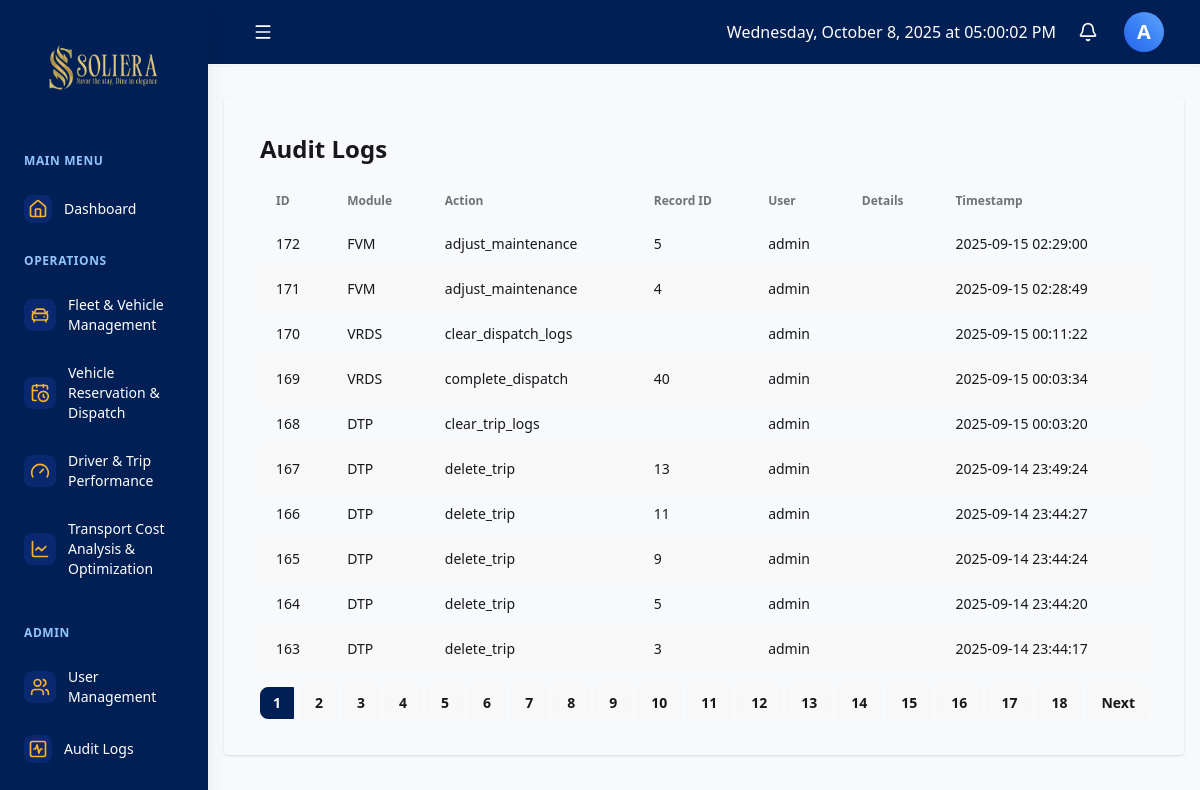
Before: /dashboard.php?module=audit_log (signed in) with the older database file.
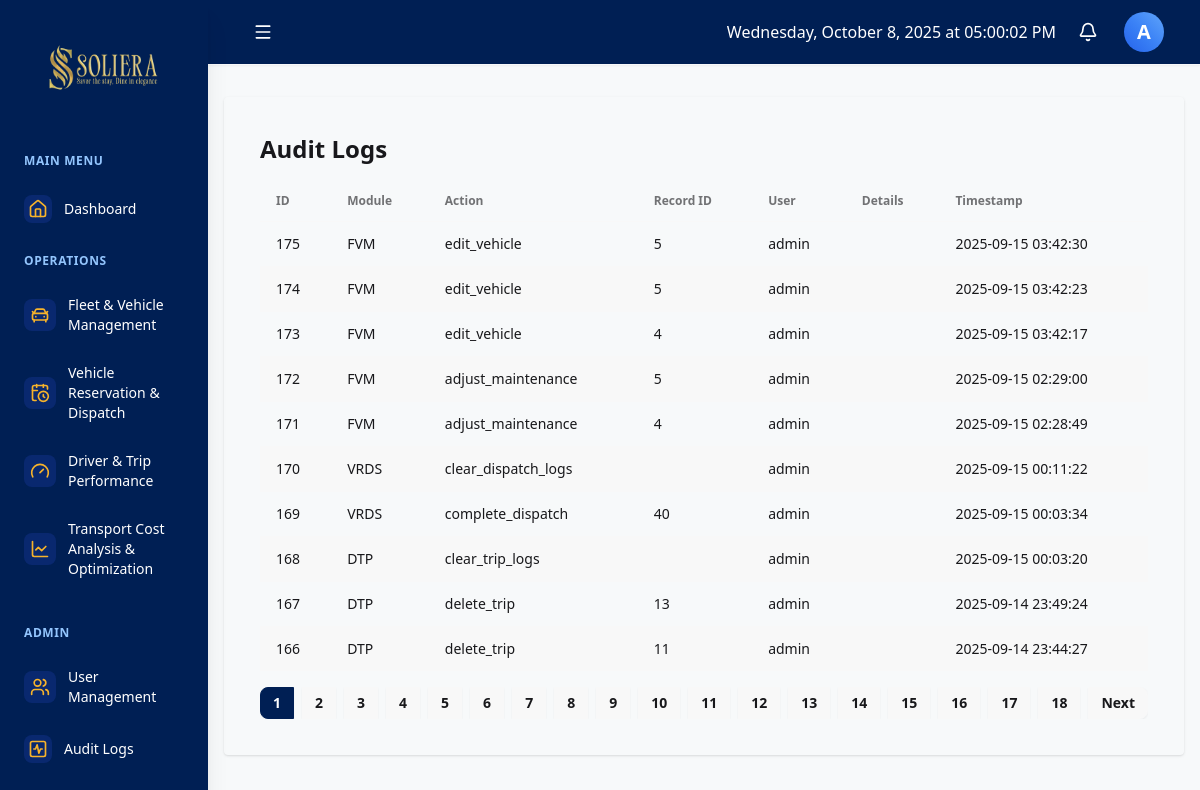
After: the same page with the newer database file.
### tables this page shows
CREATE TABLE `audit_log` (
  `id` int(11) NOT NULL,
  `module` varchar(32) NOT NULL,
  `action` varchar(64) NOT NULL,
  `record_id` int(11) DEFAULT NULL,
  `user` varchar(64) NOT NULL,
  `details` text DEFAULT NULL,
  `timestamp` datetime DEFAULT current_timestamp()
);

### modules/audit_log.php (the view, shortened to what this page needs)
<?php
require_once __DIR__ . '/../includes/functions.php';
function audit_log_view()
{
    global $conn;
    $limit = 10;
    $page = isset($_GET['page']) && is_numeric($_GET['page']) ? (int)$_GET['page'] : 1;
    $offset = ($page - 1) * $limit;
    $result = $conn->query("SELECT COUNT(*) as total FROM audit_log");
    $row = $result->fetch_assoc();
    $total_rows = $row['total'];
    $total_pages = ceil($total_rows / $limit);
    $stmt = $conn->prepare("SELECT * FROM audit_log ORDER BY timestamp DESC LIMIT ? OFFSET ?");
    $stmt->bind_param("ii", $limit, $offset);
    $stmt->execute();
    $logs = $stmt->get_result()->fetch_all(MYSQLI_ASSOC);
    echo '<div class="overflow-x-auto">';
    echo '<h2 class="text-2xl font-bold mb-4">Audit Logs</h2>';
    echo '<table class="table table-zebra w-full">';
    echo '<thead><tr><th>ID</th><th>Module</th><th>Action</th><th>Record ID</th><th>User</th><th>Details</th><th>Timestamp</th></tr></thead><tbody>';
    foreach ($logs as $log) {
        echo '<tr>';
        echo '<td>' . htmlspecialchars($log['id']) . '</td>';
        echo '<td>' . htmlspecialchars($log['module']) . '</td>';
        echo '<td>' . htmlspecialchars($log['action']) . '</td>';
        echo '<td>' . htmlspecialchars($log['record_id']) . '</td>';
        echo '<td>' . htmlspecialchars($log['user']) . '</td>';
        echo '<td>' . htmlspecialchars($log['details']) . '</td>';
        echo '<td>' . htmlspecialchars($log['timestamp']) . '</td>';
        echo '</tr>';
    }
    echo '</tbody></table>';
    echo '<div class="flex justify-center mt-4 space-x-2 join">';
    for ($i = 1; $i <= $total_pages; $i++) {
        $active = ($i == $page) ? 'btn-primary' : '';
        echo '<a href="dashboard.php?module=audit_log&page=' . $i . '" class=" join-item btn btn-sm ' . $active . '">' . $i . '</a>';
    }
    if ($page < $total_pages) {
        echo '<a href="dashboard.php?module=audit_log&page=' . ($page + 1) . '" class="join-item btn btn-sm">Next</a>';
    }
    echo '</div>';
    echo '</div>';
}

Changed rows visible on the page:
no longer on this page (row unchanged): audit_log: id "165", module "DTP", action "delete_trip", record "9", user "admin", timestamp "2025-09-14 23:44:24"
no longer on this page (row unchanged): audit_log: id "164", module "DTP", action "delete_trip", record "5", user "admin", timestamp "2025-09-14 23:44:20"
no longer on this page (row unchanged): audit_log: id "163", module "DTP", action "delete_trip", record "3", user "admin", timestamp "2025-09-14 23:44:17"
added audit_log: id "175", module "FVM", action "edit_vehicle", record "5", user "admin", timestamp "2025-09-15 03:42:30"
added audit_log: id "174", module "FVM", action "edit_vehicle", record "5", user "admin", timestamp "2025-09-15 03:42:23"
added audit_log: id "173", module "FVM", action "edit_vehicle", record "4", user "admin", timestamp "2025-09-15 03:42:17"
